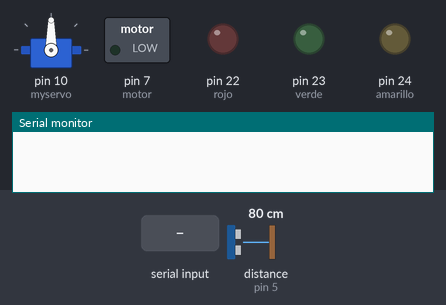
Simulated run of this sketch. Board: Arduino Mega 2560, built with avr-gcc and run on an emulated ATmega2560. Parts: servo, switched loads named in the sketch (green lamp = pin HIGH), output pins drawn as LEDs (lit = HIGH), the last lines printed to the serial monitor. Dashed ring = blinking. Inputs (shaded band) come from the test bench; at power-on: distance to the obstacle (sensor on pin 5) 80 cm. The echo pulse lasts 58.3 µs per cm; pins used as bus, display or sensor lines are not drawn.

Above: at 1.2 s.
1.3 s: "B\n" received over the second serial link
At 2.0 s:
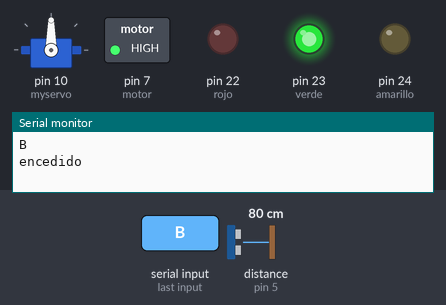
2.8 s: distance to the obstacle (sensor on pin 5) set to 12 cm
4.4 s: distance to the obstacle (sensor on pin 5) set to 9 cm
At 4.92 s:
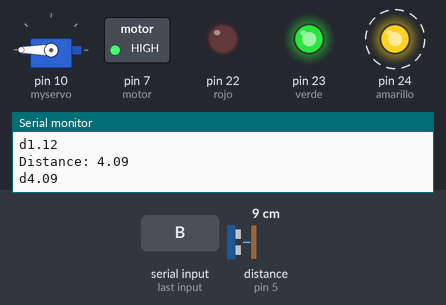
7.4 s: "B\n" received over the second serial link
At 8.6 s:
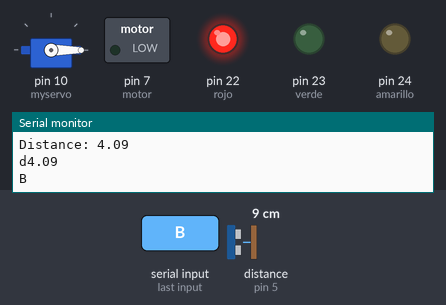
8.9 s: "P\n" received over the second serial link
At 10.0 s:
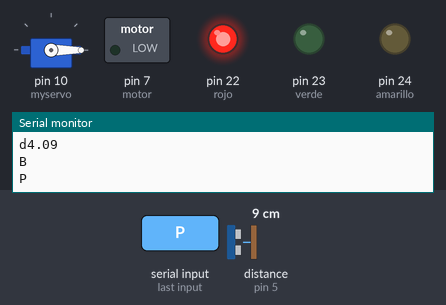
Timing chart, 0 to 11.5 s (numbered marks = the images above; inputs shaded):
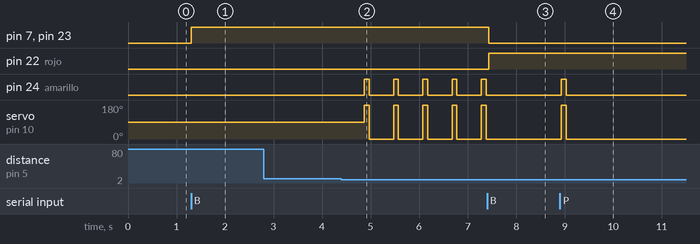

Measured:
- the behaviour switches between 11 and 10 cm on distance to the obstacle (sensor on pin 5) (found by bisection; images 1 and 2)
- after the input at 1.3 s, pin 7 (motor), pin 23 (verde): LOW → HIGH at once
- after the input at 4.4 s, pin 24 (amarillo): alternates HIGH for 0.10 s and LOW for 0.50 s, starting after 0.47 s; servo on pin 10 (myservo): alternates 180° for 0.10 s and 0° for 0.50 s, starting after 0.47 s
- after the input at 7.4 s, pin 7 (motor), pin 23 (verde): HIGH → LOW at once; pin 22 (rojo): LOW → HIGH at once; pin 24 (amarillo): stops changing and stays LOW; servo on pin 10 (myservo): stops changing and stays 0°
- after the input at 8.9 s, pin 24 (amarillo): LOW → HIGH at once, → LOW 0.10 s later; servo on pin 10 (myservo): 0° → 180° at once, → 0° 0.10 s later

The sketch:

todo.ino
```cpp
#include <Servo.h>
Servo myservo;
int motor=7;
int pos = 0;
const int trigPin = 6;
const int echoPin = 5;
const int sensorPin = 2;
int contador = 0;
long duration;
double distance;
int rx=8;
int tx=9;
int rojo=22;
int verde=23;
int amarillo=24;
String DatosRecibidos;
void setup() {
myservo.attach(10);
pinMode(motor,OUTPUT);
pinMode(verde,OUTPUT);
pinMode(rojo,OUTPUT);
pinMode(amarillo,OUTPUT);
pinMode(trigPin, OUTPUT);
pinMode(echoPin, INPUT);
pinMode(sensorPin, INPUT);
digitalWrite(motor,LOW);//hay que sacarle de aqui
Serial.begin(115200);
Serial3.begin(115200);
//pinMode(rx,INPUT);
//pinMode(tx,OUTPUT);
}

void loop() {

  estadosWeb();
  if(digitalRead(motor)==1){
  ultrasonic();
  }

  //infra();
  delay(50);
}
void servo(){

   digitalWrite(amarillo,HIGH);
   pos = 180;
   myservo.write(pos);
   delay(100);
   //servo 100% CCW (equivalente a angulo 0º)
   pos = 0;
   myservo.write(pos);
   digitalWrite(amarillo,LOW);
}
void ultrasonic(){
  digitalWrite(trigPin, LOW);
  delayMicroseconds(2);
  // Sets the trigPin on HIGH state for 10 micro seconds
  digitalWrite(trigPin, HIGH);
 // delay(50);
  digitalWrite(trigPin, LOW);
  // Reads the echoPin, returns the sound wave travel timein microsecon
  duration = pulseIn(echoPin, HIGH);
  // Calculating the distance
  distance= duration*0.034/2;
  //Serial.println(distance);
  if(distance >= 13){
    distance = 0;
    }else{
      distance = 13 -distance;
      }
   if(distance>0.9){
    Serial.print("Distance: ");
    Serial.println(distance);
    Serial3.print(String('d')+String(distance)+String('\n'));
    Serial.print(String('d')+String(distance)+String('\n'));

    if(distance>1 and distance< 2.7){
      }else{
        delay(450);
        servo();
        }
   }
  // delay(250);

}

void estadosWeb(){

  if(Serial3.available()){
    DatosRecibidos = Serial3.readStringUntil('\n');
    Serial.println(DatosRecibidos);
  // Serial.println(digitalRead(motor));

  if(DatosRecibidos == "B"){
        if(digitalRead(motor)==0){
      Serial.print("encedido");
       digitalWrite(motor,HIGH);
       digitalWrite(verde,HIGH);
       digitalWrite(rojo,LOW);

      }else if(digitalRead(motor)==1){
        digitalWrite(motor,LOW);
         digitalWrite(rojo,HIGH);
         digitalWrite(verde,LOW);

        }


    }else if(DatosRecibidos == "P"){

      servo();
      }
    }else if(DatosRecibidos == "f"){
  //  Serial.println("nada y tu");

    }
}

void infra(){
   if (digitalRead(sensorPin) == HIGH) {
  }else{
    contador++;
      //Serial.println(contador);
  }
  delay(25);

}
```
